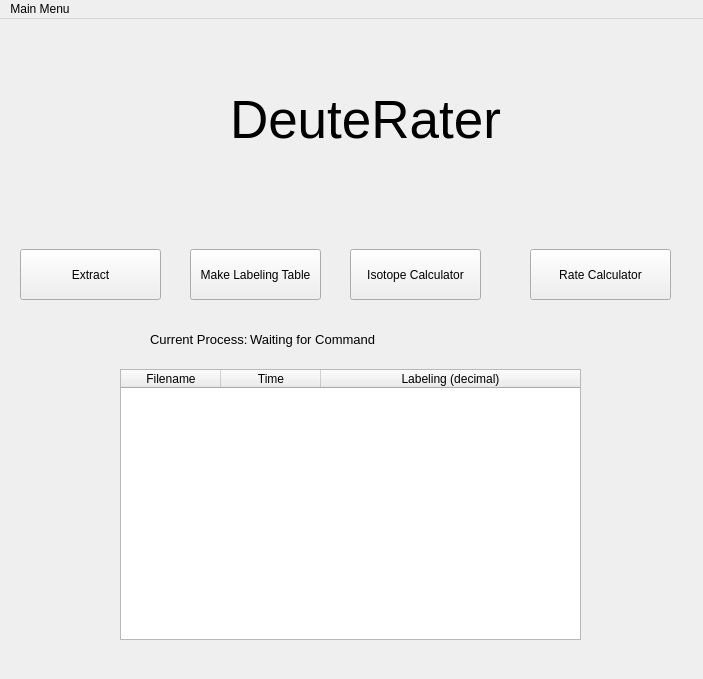
<?xml version="1.0" encoding="UTF-8"?>
<ui version="4.0">
 <class>MainWindow</class>
 <widget class="QMainWindow" name="MainWindow">
  <property name="geometry">
   <rect>
    <x>0</x>
    <y>0</y>
    <width>703</width>
    <height>679</height>
   </rect>
  </property>
  <property name="windowTitle">
   <string>MainWindow</string>
  </property>
  <widget class="QWidget" name="centralwidget">
   <widget class="QTableWidget" name="Labeling_Data">
    <property name="geometry">
     <rect>
      <x>120</x>
      <y>350</y>
      <width>461</width>
      <height>271</height>
     </rect>
    </property>
    <property name="minimumSize">
     <size>
      <width>461</width>
      <height>0</height>
     </size>
    </property>
    <attribute name="horizontalHeaderStretchLastSection">
     <bool>true</bool>
    </attribute>
    <column>
     <property name="text">
      <string>Filename</string>
     </property>
    </column>
    <column>
     <property name="text">
      <string>Time</string>
     </property>
    </column>
    <column>
     <property name="text">
      <string>Labeling (decimal)</string>
     </property>
    </column>
   </widget>
   <widget class="QPushButton" name="MakeLabelingTable">
    <property name="geometry">
     <rect>
      <x>190</x>
      <y>230</y>
      <width>131</width>
      <height>51</height>
     </rect>
    </property>
    <property name="text">
     <string>Make Labeling Table</string>
    </property>
   </widget>
   <widget class="QPushButton" name="MIDA_Button">
    <property name="geometry">
     <rect>
      <x>350</x>
      <y>230</y>
      <width>131</width>
      <height>51</height>
     </rect>
    </property>
    <property name="text">
     <string>Isotope Calculator</string>
    </property>
   </widget>
   <widget class="QPushButton" name="MichaelButton">
    <property name="geometry">
     <rect>
      <x>20</x>
      <y>230</y>
      <width>141</width>
      <height>51</height>
     </rect>
    </property>
    <property name="text">
     <string>Extract</string>
    </property>
   </widget>
   <widget class="QLabel" name="Current_Process">
    <property name="geometry">
     <rect>
      <x>150</x>
      <y>310</y>
      <width>101</width>
      <height>21</height>
     </rect>
    </property>
    <property name="font">
     <font>
      <pointsize>10</pointsize>
     </font>
    </property>
    <property name="text">
     <string>Current Process: </string>
    </property>
   </widget>
   <widget class="QLabel" name="Update_User">
    <property name="geometry">
     <rect>
      <x>250</x>
      <y>310</y>
      <width>381</width>
      <height>21</height>
     </rect>
    </property>
    <property name="font">
     <font>
      <pointsize>10</pointsize>
     </font>
    </property>
    <property name="text">
     <string>Waiting for Command</string>
    </property>
   </widget>
   <widget class="QLabel" name="Title">
    <property name="geometry">
     <rect>
      <x>230</x>
      <y>60</y>
      <width>281</width>
      <height>81</height>
     </rect>
    </property>
    <property name="font">
     <font>
      <pointsize>40</pointsize>
     </font>
    </property>
    <property name="text">
     <string>DeuteRater</string>
    </property>
   </widget>
   <widget class="QPushButton" name="Rate_Button">
    <property name="geometry">
     <rect>
      <x>530</x>
      <y>230</y>
      <width>141</width>
      <height>51</height>
     </rect>
    </property>
    <property name="text">
     <string>Rate Calculator</string>
    </property>
   </widget>
   <widget class="QLabel" name="Logo">
    <property name="geometry">
     <rect>
      <x>30</x>
      <y>40</y>
      <width>181</width>
      <height>161</height>
     </rect>
    </property>
    <property name="text">
     <string/>
    </property>
    <property name="pixmap">
     <pixmap>Logo.JPG</pixmap>
    </property>
    <property name="scaledContents">
     <bool>true</bool>
    </property>
   </widget>
  </widget>
  <widget class="QMenuBar" name="menubar">
   <property name="geometry">
    <rect>
     <x>0</x>
     <y>0</y>
     <width>703</width>
     <height>21</height>
    </rect>
   </property>
   <widget class="QMenu" name="menuMain_Menu">
    <property name="title">
     <string>Main Menu</string>
    </property>
    <addaction name="actionChoose_Input_Folder"/>
    <addaction name="actionChoose_Output_Folder"/>
    <addaction name="separator"/>
    <addaction name="actionChange_Settings"/>
    <addaction name="actionChange_Filters_2"/>
    <addaction name="actionAdvanced_Settings"/>
    <addaction name="separator"/>
    <addaction name="actionExit"/>
   </widget>
   <addaction name="menuMain_Menu"/>
  </widget>
  <action name="actionChoose_Input_Folder">
   <property name="text">
    <string>Extract Output/Analysis Input Folder</string>
   </property>
  </action>
  <action name="actionChoose_Output_Folder">
   <property name="text">
    <string>Analysis Output Folder</string>
   </property>
  </action>
  <action name="actionChange_Settings">
   <property name="text">
    <string>Change Settings</string>
   </property>
  </action>
  <action name="actionChange_Filters">
   <property name="text">
    <string>Change Filters</string>
   </property>
  </action>
  <action name="actionGraphing_Options">
   <property name="text">
    <string>Graphing Options</string>
   </property>
  </action>
  <action name="actionExit">
   <property name="text">
    <string>Exit</string>
   </property>
  </action>
  <action name="actionChange_Filters_2">
   <property name="text">
    <string>Change Filters</string>
   </property>
  </action>
  <action name="actionAdvanced_Settings">
   <property name="text">
    <string>Advanced Settings</string>
   </property>
  </action>
 </widget>
 <resources/>
 <connections/>
</ui>
